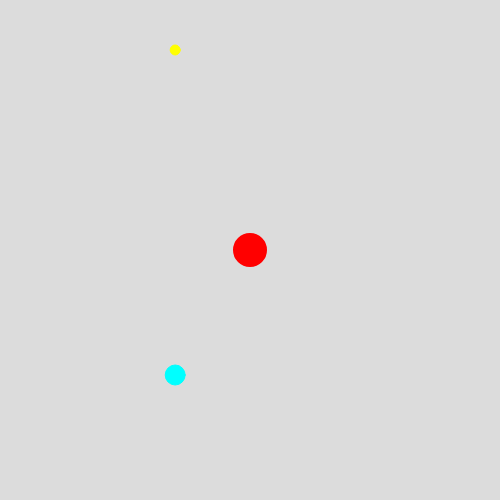
Frame 1 (no input)
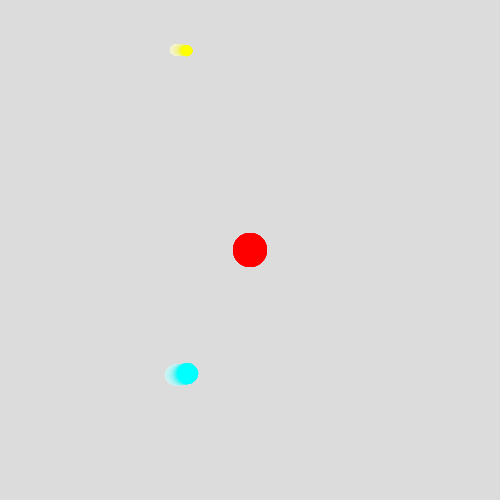
Frame 60 (no input)
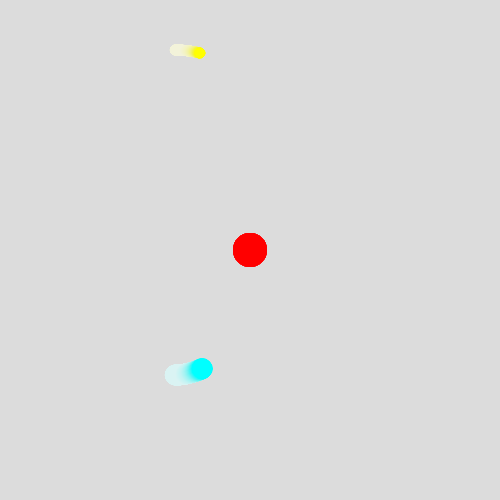
Frame 120 (the mouse pressed at the canvas centre since frame 60)

The p5.js sketch that drew these frames (run headless with seeded random() and noise() and a simulated clock; from frame 60 on, the mouse is pressed at the canvas centre):

// p5.js sketch
// ── sketch.js
let mover1;
let mover2;
let attractor;


function setup() {
    createCanvas(500, 500);
    mover1 = new Mover(175, 50, 5); // mover1 = new Mover(50, 350, 5);
    mover2 = new Mover(175, 375, 10); // mover1 = new Mover(50, 350, 5);
    attractor = new Attractor(width / 2, height / 2, 20);
    background(220);
}

function draw() {
    // background(220);
    background(220, 10);
    mover1.update();
    mover1.show('yellow', 0.5);
    mover2.update();
    mover2.show('cyan', 0.5);

    attractor.attract(mover1);
    attractor.attract(mover2);
    attractor.show('red', .4);
}
// ── attractor.js
class Attractor {
    constructor(x, y, m) {
        this.position = createVector(x, y);
        this.m = m;
        this.radius = this.m * 4;
        this.G = 1; // this.G = 100;
    }

    attract(mover) {
        let force = p5.Vector.sub(this.position, mover.pos);
        let distance = force.mag();
        // distance = constrain(distance, 5, 50);
        let gForce = (this.G * this.m * mover.m) / (distance * distance);
        // let gForce = (this.G * this.m * mover.m / (distance * distance));
        force.setMag(gForce);
        mover.applyForce(force);
    }

    show(clr, size) {
        if (size == null) { size = 1; }
        ellipseMode(CENTER);
        stroke(clr);
        strokeWeight(2);
        fill(clr);
        circle(this.position.x, this.position.y, this.radius * size);
    }
}
// ── mover.js
class Mover {
    constructor(x, y, m) {
        this.x = x;
        this.y = y;
        this.m = m;
        // this.position = createVector(this.x, this.y);
        this.pos = createVector(this.x, this.y);
        this.vel = createVector(.2, 0);
        // this.vel = createVector(1, 0);
        this.acc = createVector(0, 0);
        this.radius = this.m * 4;
    }

    update() {
        this.vel.add(this.acc);
        // this.position.add(this.vel);
        this.pos.add(this.vel);
        // this.acc.mult(0);
        this.acc.setMag(0);
    }

    show(clr, size) {
        if (size == null) { size = 1; }
        ellipseMode(CENTER);
        stroke(clr);
        strokeWeight(1);
        fill(clr);
        // circle(this.position.x, this.position.y, this.radius * size);
        circle(this.pos.x, this.pos.y, this.radius * size);
    }

    applyForce(force) {
        let a = p5.Vector.div(force, this.m);
        this.acc.add(a);
    }
}
